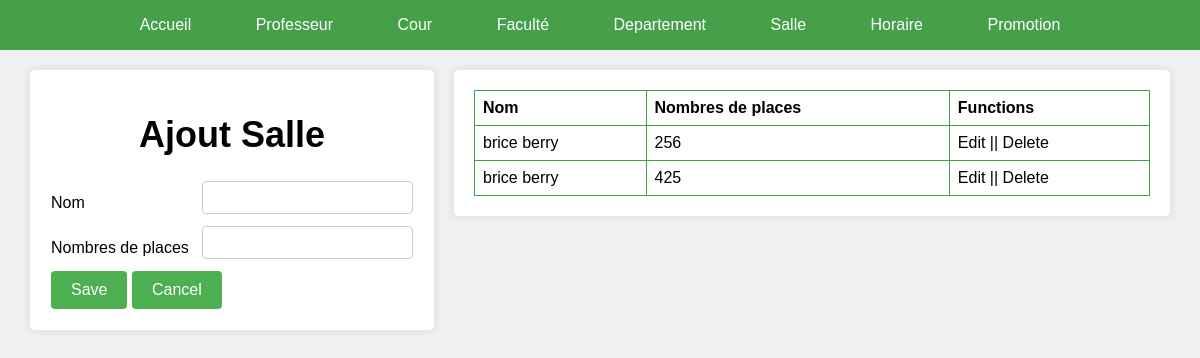
Screenshot of /admin/GestionSalles/AjoutSalles.php with the database file from the repository.
### tables this page shows
CREATE TABLE `salle` (
  `idSalle` varchar(15) NOT NULL,
  `Nom` varchar(15) NOT NULL,
  `NbrPlaces` int(15) NOT NULL,
  `EtatSalleOccup` tinyint(1) NOT NULL
);

### admin/GestionSalles/AjoutSalles.php (the view, shortened to what this page needs)
<!DOCTYPE html>
<html>
<head>
</head>
<body>
  <nav>
    <a href="#accueil">Accueil</a>
    <a href="#professeur">Professeur</a>
    <a href="#cour">Cour</a>
    <a href="#faculte">Faculté</a>
    <a href="#departement">Departement</a>
    <a href="#salle">Salle</a>
    <a href="#horaire">Horaire</a>
    <a href="#promotion">Promotion</a>
  </nav>
  <div class="wrapper">
    <div class="form">
        <form method="POST">
        <h1>Ajout Salle</h1>
        <table>
            <tr>
              <td> Nom </td>
              <td><input type="text" name="nom" /></td>
            </tr>
            <tr>
              <td> Nombres de places	</td>
              <td><input type="number" name="NbrPlaces" /></td>
            </tr>
            <tr>
            <tr>
              <td colspan="2">
                <input type="submit" name="submit" value="Save" />
                <input type="reset" value="Cancel" />
              </td>
            </tr>
          </table>
        </form>
    </div>
    <div class="table">
    <table>
            <tr>
              <th>Nom</th>
              <th>Nombres de places</th>
              <th>Functions</th>
            </tr>
            <?php
                include("../connexion.php");
                $sql = "SELECT * FROM salle";
                $stmtSelect = $connexion->prepare($sql);
                $stmtSelect ->execute();
                $salles = $stmtSelect->fetchAll(PDO::FETCH_ASSOC);
                foreach($salles as $salle):
                ?>
            <tr>
                <td> <?php echo $salle['Nom'];?></td>
                <td><?php echo $salle['NbrPlaces']; ?></td>
                <td>Edit || Delete</td>
            </tr>
            <?php
              endforeach;
            ?>
      </table>
      </div>
  </div>
</body>
</html>

### admin/GestionSalles/AjoutSalles.php (style rules this page uses)
body { padding: 0; margin: 0; font-family: Arial, sans-serif; background-color: #f0f0f0; }
nav { background-color: #45a049; color: #fff; text-align: center; padding: 1em; }
nav a { color: #fff; text-decoration: none; padding: 10px 20px; margin: 0 10px; border-radius: 5px; transition: background-color 0.3s; }
.wrapper { display: flex; justify-content: center; align-items: flex-start; padding: 20px; }
.form { width: 35%; padding: 20px; box-shadow: 0 0 10px rgba(0, 0, 0, 0.1); border-radius: 5px; background-color: #fff; margin: 0 10px; }
.table { width: 65%; padding: 20px; box-shadow: 0 0 10px rgba(0, 0, 0, 0.1); border-radius: 5px; background-color: #fff; margin: 0 10px; }
form table, .table table { width: 100%; border-collapse: collapse; border-radius: 20px; }
.table table td, .form table th, .table table th { border: 1px solid #45a049; padding: 8px; text-align: left; }
input[type='text'], input[type='number'], textarea { width: 100%; padding: 8px; border: 1px solid #ccc; border-radius: 4px; box-sizing: border-box; margin-bottom: 10px; }
input[type='submit'], input[type='reset'] { padding: 10px 20px; border: none; background-color: #4CAF50; color: white; cursor: pointer; border-radius: 4px; font-size: 16px; }
.wrapper h1 { font-size: 36px; text-align: center; }

### rows the page displays
salle: Nom "brice berry", NbrPlaces "256"
salle: Nom "brice berry", NbrPlaces "425"
